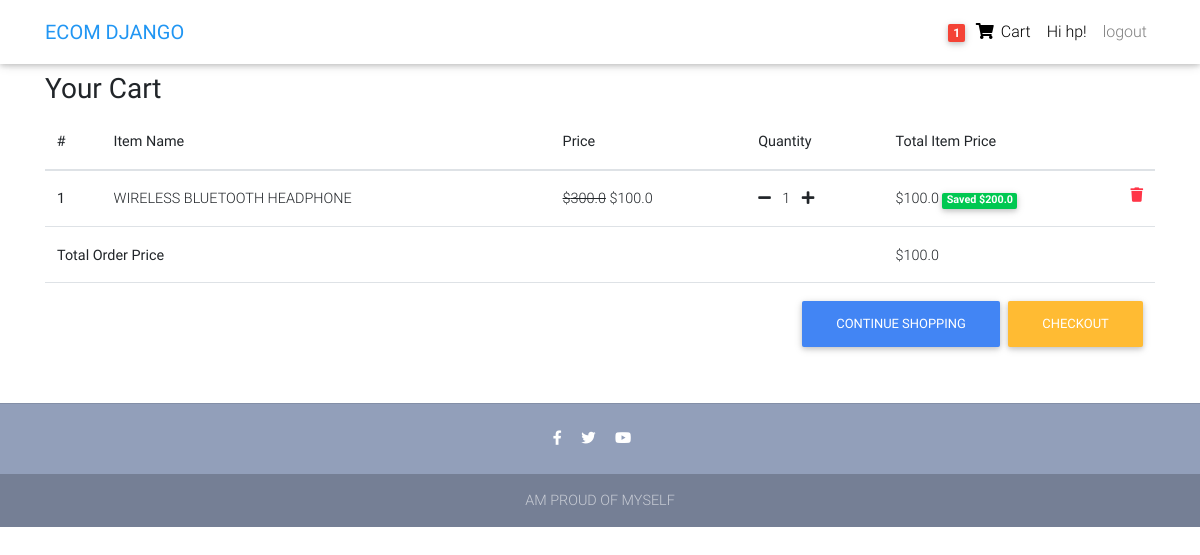
The page /order-summary (signed in) on the database its author committed.
### core/models.py (models this page shows, shortened)
class Order(models.Model):
    user = models.ForeignKey(settings.AUTH_USER_MODEL, on_delete=models.CASCADE)
    items = models.ManyToManyField(OrderItem)
    start_date = models.DateTimeField(auto_now_add=True)
    ordered_date = models.DateTimeField()
    ordered = models.BooleanField(default=False)
    def get_total_price(self):
        total = 0
        for order_item in self.items.all():
            total += order_item.get_final_price()
        return total

class OrderItem(models.Model):
    user = models.ForeignKey(settings.AUTH_USER_MODEL,
                             on_delete=models.CASCADE)
    ordered = models.BooleanField(default=False)
    item = models.ForeignKey(Item, on_delete=models.CASCADE)
    quantity = models.IntegerField(default=1)
    def get_total_item_price(self):
        return self.quantity * self.item.price
    def get_discount_item_price(self):
        return self.quantity * self.item.discount_price
    def get_amount_saved(self):
        return self.get_total_item_price() - self.get_discount_item_price()
    def get_final_price(self):
        if self.item.discount_price:
            return self.get_discount_item_price()
        return self.get_total_item_price()

class Item(models.Model):
    item_name = models.CharField(max_length=100)
    price = models.FloatField()
    image = models.ImageField(null=True, blank=True)
    discount_price = models.FloatField(blank=True, null=True)
    category = models.CharField(choices=CATEGORY, max_length=2)
    label = models.CharField(choices=LABEL, max_length=2)
    description = models.TextField()

### core/views.py (the view)
# urls.py: path('order-summary', OrderSummaryView.as_view(), name='order-summary'),
class OrderSummaryView(LoginRequiredMixin, View):
    def get(self, *args, **kwargs):
        try:
            order = Order.objects.get(user=self.request.user, ordered=False)
            context = {
                'object' : order
            }
            return render(self.request, 'order_summary.html', context)
        except ObjectDoesNotExist:
            messages.error(self.request, "You do not have an order")
            return redirect("/")

### core/templatetags/cart_template_tags.py (called while the page is built)
@register.filter
def cart_item_count(user):
    if user.is_authenticated:
        qs = Order.objects.filter(user=user, ordered=False)
        if qs.exists():
            return qs[0].items.count()
    return 0

### templates/order_summary.html (shortened to what this page needs)
{% extends 'base.html' %}
{% load static %}
{% block content %}
<main>
    <div class= "container">
        <div class="table-responsive text-nowrap">
    <h3>
        <strong>Your Cart</strong>
    </h3>
    <table class="table">
        <thead>
        <tr>
            <th scope="col">#</th>
            <th scope="col">Item Name</th>
            <th scope="col">Price</th>
            <th scope="col">Quantity</th>
            <th scope="col">Total Item Price</th>
        </tr>
        </thead>
        <tbody>
        {% for order_item in object.items.all %}
        <tr>
            <th scope="row">{{ forloop.counter }}</th>
            <td>{{ order_item.item.item_name }}</td>
            <td>
            {% if order_item.item.discount_price %}
                <del>${{ order_item.item.price}}</del>
                ${{ order_item.item.discount_price }}
            {% else %}
                ${{ order_item.item.price}}
            {% endif %}
            </td>
            <td>
                <a href="{% url 'core:reduce-quantity-item' order_item.item.pk %}"><i class="fas fa-minus mr-2"></i></a>
                {{ order_item.quantity }}
                <a href="{% url 'core:add-to-cart' order_item.item.pk %}"><i class="fas fa-plus ml-2"></i></a>
            </td>
            <td>
            {% if order_item.item.discount_price %}
                ${{ order_item.get_discount_item_price }}
                <span class="badge badge-success" >Saved ${{ order_item.get_amount_saved }}</span>
            {% else %}
                ${{ order_item.get_total_item_price}}
            {% endif %}
             <a href="{% url 'core:remove-from-cart' order_item.item.pk %}">
                <i class="fas fa-trash float-right text-danger"></i>
             </a>
            </td>
        </tr>
        {% endfor %}
        {% if object.get_total_price %}
        <tr>
            <td colspan="4"><b>Total Order Price</b></td>
            <td>${{ object.get_total_price }}</td>
        </tr>
         <tr>
            <td colspan="5">
                <a href="#" class="btn btn-warning float-right ml-2">Checkout</a>
                <a href="/" class="btn btn-primary float-right">Continue Shopping</a>
            </td>
        </tr>
        {% endif %}
        </tbody>
    </table>
        </div>
    </div>
</main>
{% endblock content %}

### templates/base.html (shortened to what this page needs)
{% load static %}
{% load cart_template_tags %}
<!DOCTYPE html>
<html lang="en">
<head>
  <link rel="stylesheet" href="https://use.fontawesome.com/releases/v5.11.2/css/all.css">
  <link href="{% static 'css/bootstrap.min.css' %}" rel="stylesheet">
  <link href="{% static 'css/mdb.min.css' %}" rel="stylesheet">
  <link href=" {% static 'css/style.min.css' %}" rel="stylesheet">
</head>
<body>
  <nav class="navbar fixed-top navbar-expand-lg navbar-light white scrolling-navbar">
    <div class="container">
      <a class="navbar-brand waves-effect" href="/">
        <strong class="blue-text">ECOM DJANGO</strong>
      </a>
      <div class="collapse navbar-collapse" id="navbarSupportedContent">
        <ul class="navbar-nav nav-flex-icons">
            {% if user.is_authenticated %}
            <li class="nav-item">
                <a href="{% url 'core:order-summary' %}" class="nav-link waves-effect">
                {% if request.user|cart_item_count != 0 %}
                  <span class="badge red z-depth-1 mr-1"> {{ request.user|cart_item_count }} </span>
                {% endif %}
                <i class="fas fa-shopping-cart"></i>
                <span class="clearfix d-none d-sm-inline-block"> Cart </span>
                </a>
            </li>
            <li class="nav-item">
                 <a class="nav-link waves-effect">
                Hi {{ user.username }}!
                </a>
            </li>
                <a class="nav-link waves-effect" href="{% url 'logout' %}"> logout</a>
            {% endif %}
        </ul>
      </div>
    </div>
  </nav>
  <div class="mt-5 pt-4">
    </div>
    {% block content %}
    {% endblock content %}
    {% include "footer.html" %}
</body>
</html>

### templates/base.html (style rules this page uses)
html, body, header, .carousel { height: 60vh; }

### rows shown on the page
OrderItem: item.item_name "WIRELESS BLUETOOTH HEADPHONE", item.price "300.0", item.discount_price "100.0", quantity "1", get_discount_item_price "100.0", get_amount_saved "200.0"
Order: get_total_price "100.0"

### other values the page prints
{{ request.user|cart_item_count }} "1"
{{ user.username }} "hp"
